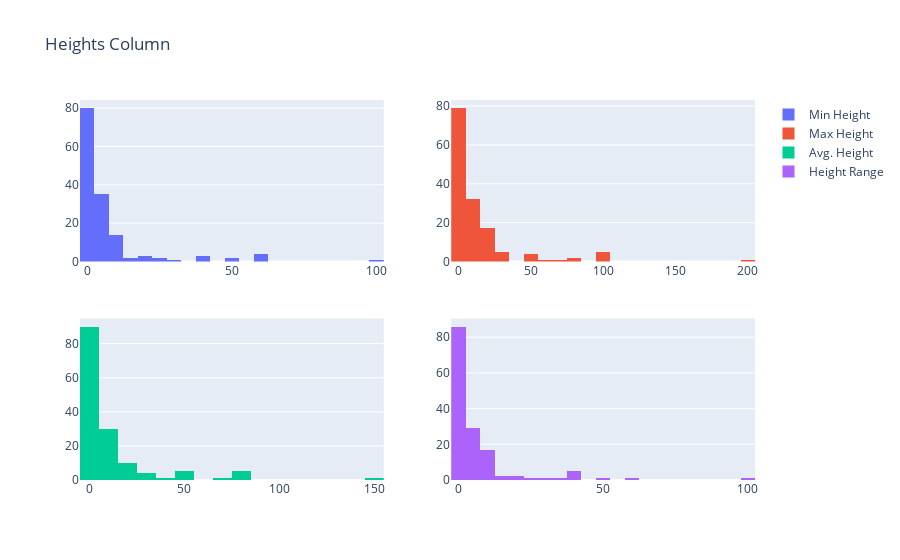

Notebook source saved alongside this figure:
### Code cell
fig = make_subplots(rows=2, cols=2)

fig.add_trace(go.Histogram(x=min_heights, name="Min Height"),row=1, col=1)
fig.add_trace(go.Histogram(x=max_heights, name="Max Height"),row=1, col=2)
fig.add_trace(go.Histogram(x=avg_heights, name="Avg. Height"),row=2, col=1)
fig.add_trace(go.Histogram(x=height_ranges, name="Height Range"),row=2, col=2)

fig.update_layout(title_text="Heights Column") 
fig.show("svg")

### Figure 1 — Plotly figure (JSON) as saved in the notebook; plotly's stock layout.template omitted (floating-point values rounded to 4 significant figures; data arrays with more than 128 entries replaced by an {"elided": "..."} marker saying what was removed)
{"data": [{"name": "Min Height", "type": "histogram", "x": {"elided": "147 float values"}, "xaxis": "x", "yaxis": "y"}, {"name": "Max Height", "type": "histogram", "x": {"elided": "147 float values"}, "xaxis": "x2", "yaxis": "y2"}, {"name": "Avg. Height", "type": "histogram", "x": {"elided": "147 float values"}, "xaxis": "x3", "yaxis": "y3"}, {"name": "Height Range", "type": "histogram", "x": {"elided": "147 float values"}, "xaxis": "x4", "yaxis": "y4"}], "layout": {"title": {"text": "Heights Column"}, "xaxis": {"anchor": "y", "domain": [0, 0.45]}, "xaxis2": {"anchor": "y2", "domain": [0.55, 1]}, "xaxis3": {"anchor": "y3", "domain": [0, 0.45]}, "xaxis4": {"anchor": "y4", "domain": [0.55, 1]}, "yaxis": {"anchor": "x", "domain": [0.575, 1]}, "yaxis2": {"anchor": "x2", "domain": [0.575, 1]}, "yaxis3": {"anchor": "x3", "domain": [0, 0.425]}, "yaxis4": {"anchor": "x4", "domain": [0, 0.425]}}}
